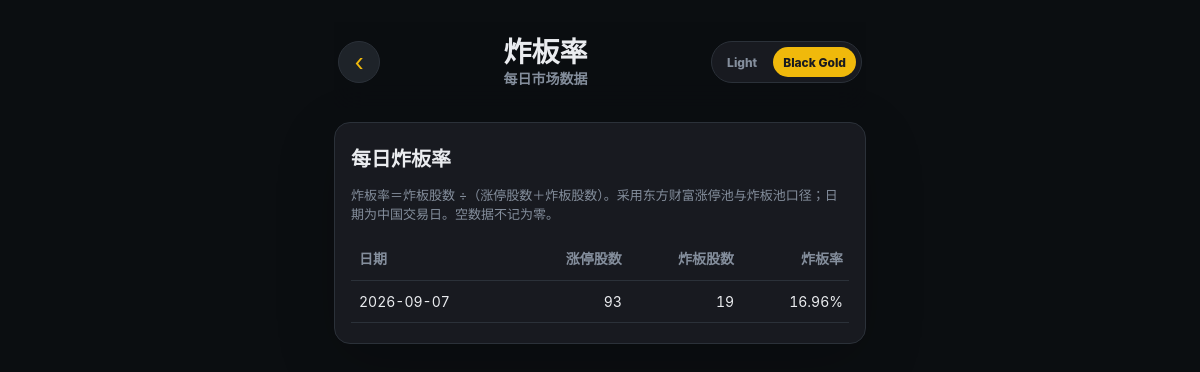
/sentiment/break-rate, run on the app's committed database.
### tables this page shows
CREATE TABLE market_break_rate (
    date TEXT PRIMARY KEY,
    zt_count INTEGER NOT NULL,
    zb_count INTEGER NOT NULL,
    break_rate REAL NOT NULL
);

### app.py (the view)
@app.get("/sentiment/break-rate")
def sentiment_break_rate():
    rows = db().execute("SELECT * FROM market_break_rate ORDER BY date DESC").fetchall()
    return render_template("sentiment.html", indicator="break_rate", rows=rows)

### app.py (called while the page is built, shortened)
def db():
    if "db" not in g:
        g.db = sqlite3.connect(DB_PATH)
        g.db.row_factory = sqlite3.Row
    return g.db

@app.before_request
def ensure_db_ready():
    global _db_ready

### templates/sentiment.html (shortened to what this page needs)
{% extends "base.html" %}
{% block body %}
<header class="company-header">
  <a class="back-link" href="{{ url_for('sentiment') if indicator else url_for('index') }}" aria-label="返回">‹</a>
  <div><h1>{{ '成交量' if indicator == 'amount' else '炸板率' if indicator else '情绪指标' }}</h1><p>每日市场数据</p></div>
  <div class="header-actions"><div class="theme-switcher" aria-label="主题"><button type="button" data-theme-option="light">Light</button><button type="button" data-theme-option="gold">Black Gold</button></div></div>
</header>
{% if not indicator %}
<section class="panel"><div class="link-list">
  <a href="{{ url_for('sentiment_amount') }}"><strong>成交量</strong><span>查看每日沪深成交额 ›</span></a>
  <a href="{{ url_for('sentiment_break_rate') }}"><strong>炸板率</strong><span>查看每日涨停数、炸板数与炸板率 ›</span></a>
</div></section>
{% else %}
<section class="panel"><h2>每日炸板率</h2><p class="muted">炸板率＝炸板股数 ÷（涨停股数＋炸板股数）。采用东方财富涨停池与炸板池口径；日期为中国交易日。空数据不记为零。</p>
<div class="sentiment-table-wrap"><table class="sentiment-table"><thead><tr><th scope="col">日期</th><th scope="col">涨停股数</th><th scope="col">炸板股数</th><th scope="col">炸板率</th></tr></thead><tbody>
{% for row in rows %}<tr><td>{{ row.date }}</td><td>{{ row.zt_count }}</td><td>{{ row.zb_count }}</td><td>{{ '{:.2%}'.format(row.break_rate) }}</td></tr>
{% else %}<tr><td colspan="4" class="empty-state">暂无炸板率数据，首次采集后显示。</td></tr>{% endfor %}
</tbody></table></div></section>
{% endif %}
{% endblock %}

### static/style.css (style rules this page uses)
:root { color-scheme: dark; --bg: #0b0e11; --panel: #181a20; --panel-soft: #1e2329; --field-bg: #0f1318; --text: #eaecef; --muted: #848e9c; --line: #2b3139; --yellow: #f0b90b; --yellow-soft: #2b2410; --green: #0ecb81; --red: #f6465d; }
* { box-sizing: border-box; }
html { scroll-behavior: smooth; }
body { margin: 0; background: var(--bg); color: var(--text); font-family: -apple-system, BlinkMacSystemFont, "SF Pro Display", "Segoe UI", sans-serif; }
.theme-switcher { display: flex; gap: 6px; padding: 5px; border: 1px solid var(--line); border-radius: 999px; background: var(--panel); }
.theme-switcher button { min-height: 30px; border: 0; border-radius: 999px; padding: 6px 10px; background: transparent; color: var(--muted); font: inherit; font-size: 12px; font-weight: 800; cursor: pointer; }
.theme-switcher button.active { background: var(--yellow); color: #181a20; }
a { color: inherit; text-decoration: none; }
.topbar, .company-header { display: grid; grid-template-columns: 1fr auto; align-items: center; gap: 14px; padding: 14px 4px 20px; }
.company-header { position: sticky; top: 0; z-index: 10; grid-template-columns: 42px minmax(0, 1fr) auto; background: color-mix(in srgb, var(--bg) 92%, transparent); backdrop-filter: blur(16px); text-align: center; }
.header-actions { display: flex; align-items: center; justify-content: end; gap: 8px; }
.eyebrow, .topbar p, .company-header p, .muted, .panel-title span, .stock-main span, .stock-meta span, .link-list span, .research-card span, .info-grid span { color: var(--muted); }
.eyebrow, .topbar p, .company-header p { margin: 0; font-size: 14px; font-weight: 700; }
h1, h2 { margin: 0; letter-spacing: 0; }
h1 { font-size: 28px; line-height: 1.15; }
h2 { font-size: 20px; }
.icon-button, .back-link { display: grid; width: 42px; height: 42px; place-items: center; border: 1px solid var(--line); border-radius: 50%; background: var(--panel-soft); color: var(--yellow); font-size: 24px; cursor: pointer; transition: background 0.16s ease, border-color 0.16s ease, transform 0.16s ease; }
.market-strip, .panel { border: 1px solid var(--line); border-radius: 16px; background: var(--panel); box-shadow: 0 18px 60px rgba(0, 0, 0, 0.18); }
.muted { font-size: 13px; }
.panel { margin: 14px 0; padding: 20px 16px; }
table { width: 100%; min-width: 500px; border-collapse: collapse; }
th, td { padding: 12px 10px; border-bottom: 1px solid var(--line); text-align: left; font-size: 14px; }
th { color: var(--muted); font-weight: 800; }
.sentiment-table-wrap { overflow-x: auto; }
.sentiment-table { width: 100%; border-collapse: collapse; font-size: 13px; font-variant-numeric: tabular-nums; }
.sentiment-table th, .sentiment-table td { padding: 12px 8px; text-align: right; border-bottom: 1px solid var(--line); white-space: nowrap; }
.sentiment-table th:first-child, .sentiment-table td:first-child { text-align: left; }
.sentiment-table th { color: var(--muted); }

### data on the page
market_break_rate: date "2026-09-07", zt_count "93", zb_count "19", break_rate "16.96%"

### other printed values
{{ '成交量' if indicator == 'amount' else '炸板率' if indicator else '情绪指标' }} "炸板率"
